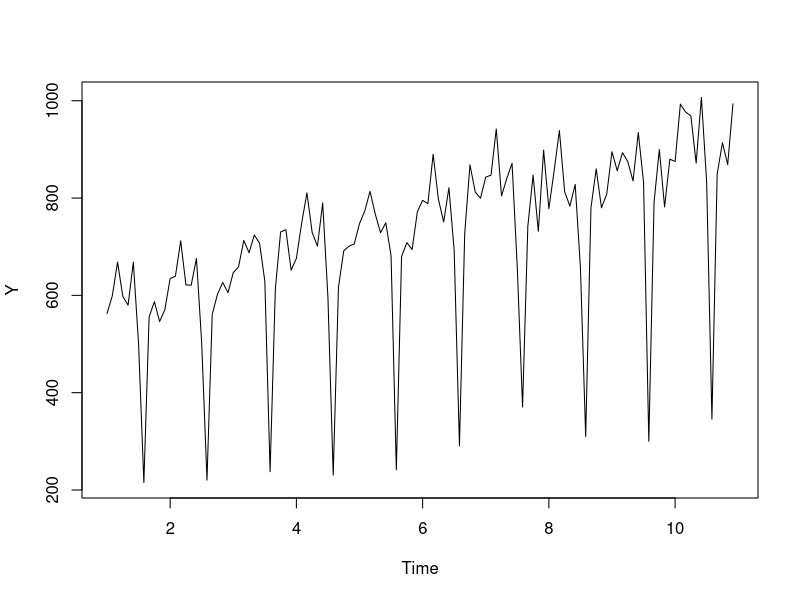
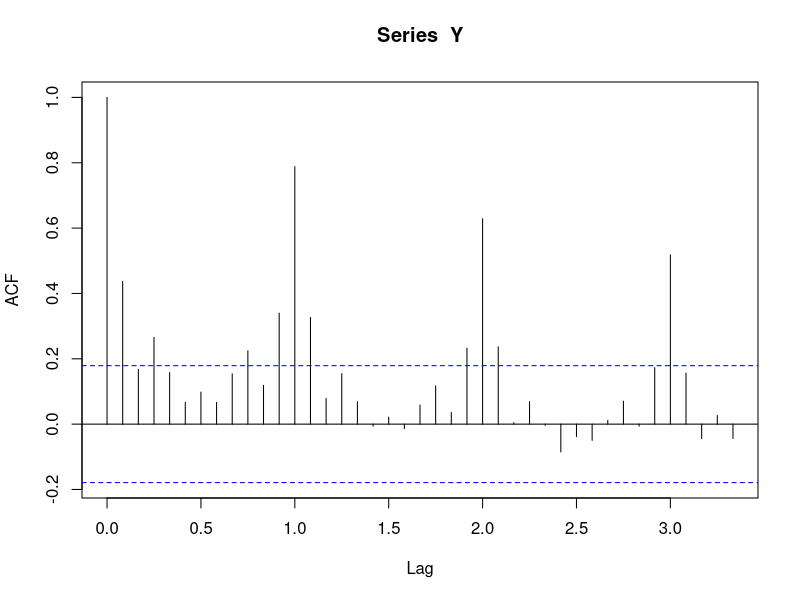
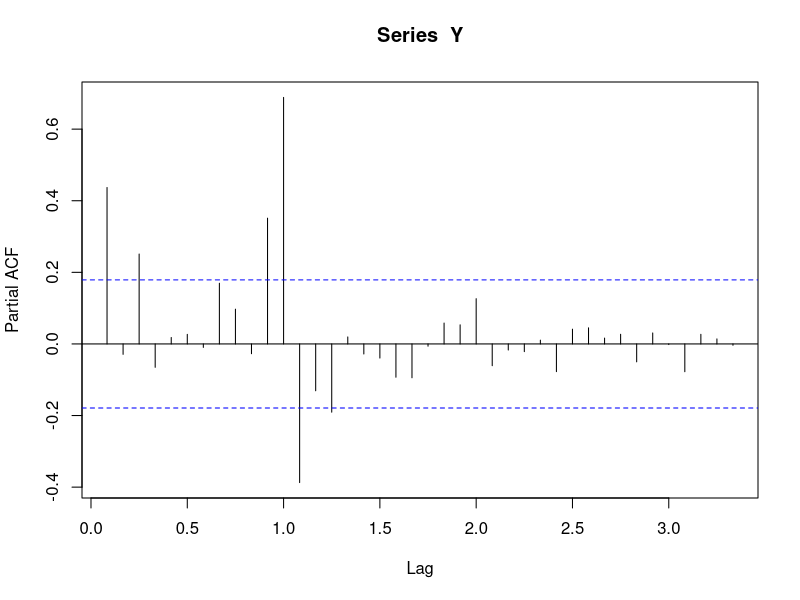

Source code (R) for these figures, in order:
library(forecast)
library(tseries)

Y <- c(562.674, 599.000, 668.516, 597.798, 579.889, 
       668.233, 499.232, 215.187, 555.813, 586.935, 546.136, 571.111, 
       634.712, 639.283, 712.182, 621.557, 621.000, 675.989, 501.322, 
       220.286, 560.727, 602.530, 626.379, 605.508, 646.783, 658.442, 
       712.906, 687.714, 723.916, 707.183, 629.000, 237.530, 613.296, 
       730.444, 734.925, 651.812, 676.155, 748.183, 810.681, 729.363, 
       701.108, 790.079, 594.621, 230.716, 617.189, 691.389, 701.067, 
       705.777, 747.636, 773.392, 813.788, 766.713, 728.875, 749.197, 
       680.954, 241.424, 680.234, 708.326, 694.238, 772.071, 795.337, 
       788.421, 889.968, 797.393, 751.000, 821.255, 691.605, 290.655, 
       727.147, 868.355, 812.390, 799.556, 843.038, 847.000, 941.952, 
       804.309, 840.307, 871.528, 656.330, 370.508, 742.000, 847.152, 
       731.675, 898.527, 778.139, 856.075, 938.833, 813.023, 783.417, 
       828.110, 657.311, 310.032, 780.000, 860.000, 780.000, 807.993, 
       895.217, 856.075, 893.268, 875.000, 835.088, 934.595, 832.500, 
       300.000, 791.443, 900.000, 781.729, 880.000, 875.024, 992.968, 
       976.804, 968.697, 871.675, 1006.852, 832.037, 345.587, 849.528, 
       913.871, 868.746, 993.733) 
Y <- ts(Y, frequency = 12) 
plot(Y) 
acf(Y, lag.max=40) 
pacf(Y, lag.max=40) 
